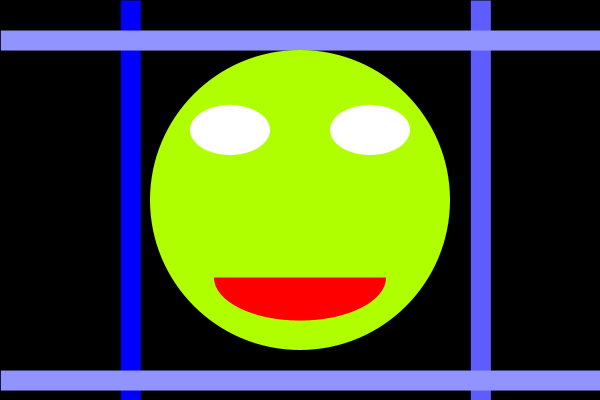
Frame 1 (no input)
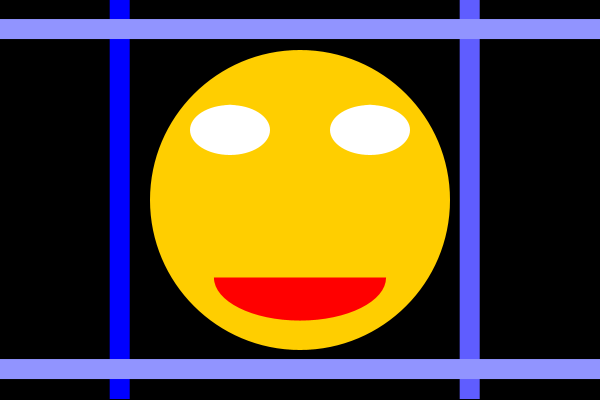
Frame 60 (the mouse pressed at the canvas centre just before this capture)
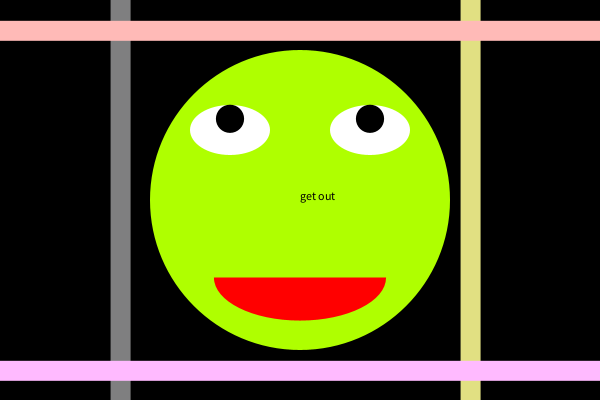
Frame 120 (the mouse held since frame 60 and released just before this capture)

The Processing sketch that drew these frames (run headless with seeded random() and noise(); from frame 60 on, the mouse is pressed at the canvas centre):

// Processing sketch: effy_week4
// ── effy_week4.pde
color btnColor=color(175, 255, 0);
boolean hover=false;
//float[]x =new float[1000];

void setup() {
  size(600, 400);
  smooth();
  noStroke();
  fill(255, 206, 0);
  //for (int i = 0; i<x.length; i++) {
  //x[i]=random(-1000, 200);
}


void draw() {
  background(0);
  //for (int i = 0; i<x.length; i++) {
  //x[i]+=0.5;
  //float y=i*0.4;
  //text("get out", x[i], y);
  int r = int(map(mouseX, 0, width, 0, 255));
  int g = int(map(mouseY, 0, height, 0, 255));
  fill(r, g, 255-r);
  rect(120+sin(frameCount), 0+cos(frameCount), 20, 800);

  int r1 = int(map(mouseX, 10, width, 100, 355));
  int g1 = int(map(mouseY, 10, height, 100, 355));
  fill(r1, g1, 355-r1);
  rect(470+sin(frameCount), 0+cos(frameCount), 20, 800);

  int r2 = int(map(mouseX, 10, width, 150, 400));
  int g2 = int(map(mouseY, 10, height, 150, 225));
  fill(r2, g2, 455-r2);
  rect(0+sin(frameCount), 30+cos(frameCount), 1500, 20);
  fill(r2, g2, 455+r2);
  rect(0+sin(frameCount), 370+cos(frameCount), 1500, 20);
  println(frameCount);
  rectMode(CENTER);
  noStroke();
  //fill(255,206,0);
  fill(btnColor);
  ellipse(300, 200, 300, 300);
  boolean cX = (mouseX>=width/2-100)&&(mouseX<=width/2+100);
  boolean cY = (mouseY>=height/2-75)&&(mouseY<=height/2+75);
  if (cX&&cY) {
    //change color
    btnColor = color(175, 255, 0);
    hover = true;
    fill(0);
    text("get out", mouseX, mouseY);
  } else {
    btnColor = color(255, 206, 0);
    hover = false;
  }

  noStroke();
  fill(255, 255, 255);
  ellipse(230, 130, 80, 50);
  ellipse(370, 130, 80, 50);
  noStroke();
  fill(255, 0, 0);
  arc(300, 277.55, 172.137, 86.069, 0, PI);
  fill(255);
  // line(40,0,70,height);

  if (mousePressed==true) {
    fill(0);
  }
  ellipse(230, 118.8, 28.216, 28.216);
  ellipse(370, 118.8, 28.216, 28.216);
}
//fill(255,255,255);
//float x =offset+cos(angle)*scalar;
//float y =offset+sin(angle)*scalar;
//ellipse(x,y,2,2);
//angle +=speed;
